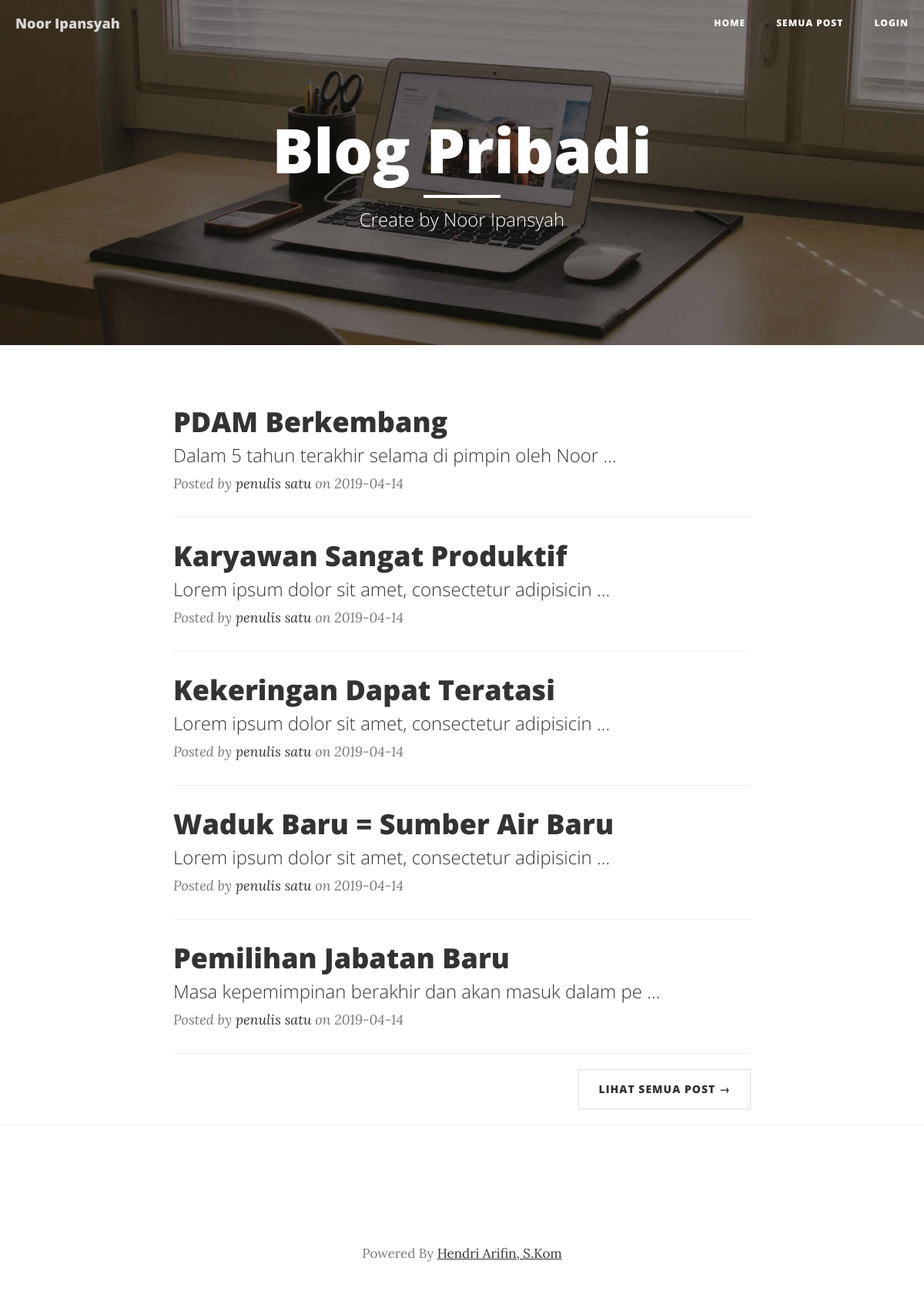
The page / on the database its author committed.
### tables this page shows
CREATE TABLE `post` (
  `id_post` int(11) NOT NULL,
  `id_penulis` int(11) NOT NULL,
  `judul` varchar(255) NOT NULL,
  `isi` longtext NOT NULL,
  `seo_url` varchar(255) NOT NULL,
  `tgl_publish` date NOT NULL,
  `status_delete` enum('0','1') NOT NULL DEFAULT '0'
);

CREATE TABLE `user` (
  `id` int(11) NOT NULL,
  `nama` varchar(255) NOT NULL,
  `username` varchar(255) NOT NULL,
  `password` char(250) NOT NULL,
  `level` enum('administrator','penulis') NOT NULL,
  `tgl_buat` date NOT NULL
);

### application/core/MY_Controller.php (called while the page is built)
<?php defined('BASEPATH') OR exit('No direct script access allowed');
class MY_Controller extends CI_Controller {
	function pages($content, $data = NULL){
        $data['contentnya'] = $this->load->view($content, $data, TRUE);
        $this->load->view('template', $data);
    }
}

### application/controllers/Blog.php (called while the page is built, shortened)
<?php
class Blog extends MY_Controller {
	public function index()
	{
		$data['posts'] = $this->blog_model->getPosts();
		$this->pages('welcome', $data);
	}
}

### index.php (called while the page is built, shortened)
<?php
require_once BASEPATH.'core/CodeIgniter.php';

### application/models/Blog_model.php (called while the page is built, shortened)
<?php
	class Blog_model extends CI_model
	{
    function getPosts()
    {
      $this->db->select('*');
      $this->db->from('post');
      $this->db->join('user', 'post.id_penulis = user.id');
      $this->db->limit('7');
			$this->db->where('status_delete', '0');
      $this->db->order_by('id_post', 'DESC');
      $query = $this->db->get();
			return $query->result();
    }
  }

### application/views/welcome.php (the view)
<header class="intro-header" style="background-image: url('<?php echo base_url('assets/img/home-bg.jpg') ?>')">
    <div class="container">
        <div class="row">
            <div class="col-lg-8 col-lg-offset-2 col-md-10 col-md-offset-1">
                <div class="site-heading">
                    <h1>Blog Pribadi</h1>
                    <hr class="small">
                    <span class="subheading">Create by Noor Ipansyah</span>
                </div>
            </div>
        </div>
    </div>
</header>
<div class="container">
    <div class="row">
        <div class="col-lg-8 col-lg-offset-2 col-md-10 col-md-offset-1">
          <?php foreach ($posts as $post): ?>
            <div class="post-preview">
                <a href="<?= base_url('blog/post/'.$post->seo_url.'/'); ?>">
                    <h2 class="post-title">
                        <?= $post->judul ?>
                    </h2>
                    <h3 class="post-subtitle">
                        <?= substr($post->isi, 0, 50); ?> ...
                    </h3>
                </a>
                <p class="post-meta">Posted by <a href="#"><?= $post->nama ?></a> on <?= $post->tgl_publish ?></p>
            </div>
            <hr>
          <?php endforeach; ?>
            <ul class="pager">
                <?php if (!@$semua): ?>
                <li class="next">
                    <a href="<?= base_url('blog/semuaPost'); ?>">Lihat Semua Post &rarr;</a>
                </li>
                <?php endif; ?>
            </ul>
        </div>
    </div>
</div>

### rows shown on the page
post: judul "PDAM Berkembang", isi "Dalam 5 tahun terakhir selama di pimpin oleh Noor", user.nama "penulis satu", tgl_publish "2019-04-14"
post: judul "Karyawan Sangat Produktif", isi "Lorem ipsum dolor sit amet, consectetur adipisicin", user.nama "penulis satu", tgl_publish "2019-04-14"
post: judul "Kekeringan Dapat Teratasi", isi "Lorem ipsum dolor sit amet, consectetur adipisicin", user.nama "penulis satu", tgl_publish "2019-04-14"
post: judul "Waduk Baru = Sumber Air Baru", isi "Lorem ipsum dolor sit amet, consectetur adipisicin", user.nama "penulis satu", tgl_publish "2019-04-14"
post: judul "Pemilihan Jabatan Baru", isi "Masa kepemimpinan berakhir dan akan masuk dalam pe", user.nama "penulis satu", tgl_publish "2019-04-14"
